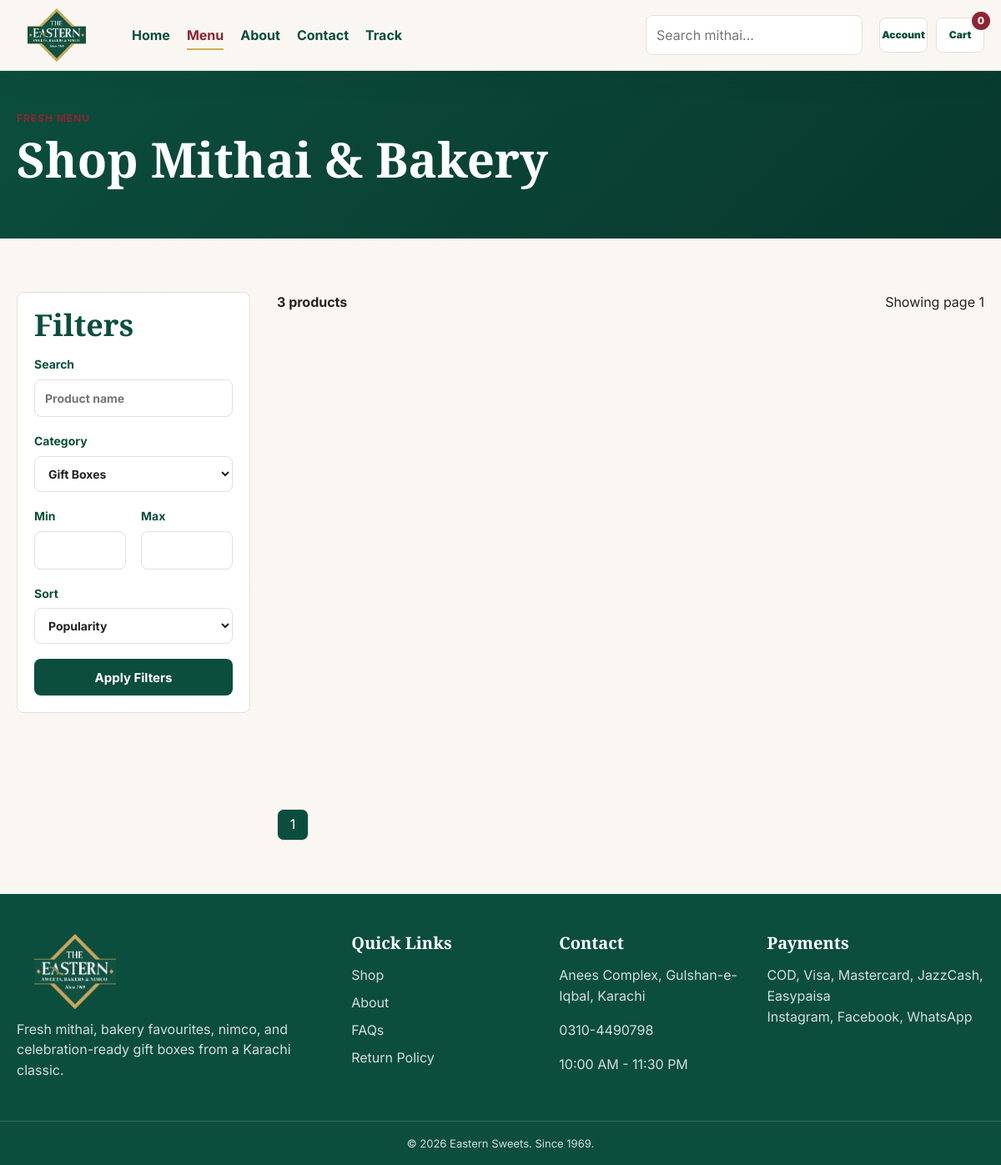
Page /shop?category_id=5 on the committed database.
### tables this page shows
CREATE TABLE settings (
  id INT UNSIGNED AUTO_INCREMENT PRIMARY KEY,
  setting_key VARCHAR(100) NOT NULL UNIQUE,
  setting_value TEXT NOT NULL,
  setting_group VARCHAR(60) NOT NULL DEFAULT 'general'
);

### includes/helpers.php (called while the page is built, shortened)
<?php
function h($value): string
{
    return htmlspecialchars((string)$value, ENT_QUOTES, 'UTF-8');
}
function asset(string $path): string
{
    return base_url($path);
}
function url(string $route = '', array $params = []): string
{
    $route = trim($route, '/');
    $query = http_build_query($params);
    $path = $route === '' || $route === 'home' ? '' : $route;
    return base_url($path) . ($query ? '?' . $query : '');
}
function base_url(string $path = ''): string
{
    $dir = str_replace('\\', '/', dirname($_SERVER['SCRIPT_NAME'] ?? '/'));
    $dir = preg_replace('#/admin(?:/.*)?$#', '', $dir);
    $dir = $dir === '/' ? '' : rtrim($dir, '/');
    return $dir . '/' . ltrim($path, '/');
}
function cart_items(): array
{
    return $_SESSION['cart'] ?? [];
}
function cart_count(): int
{
    $count = 0;
    return $count;
}
function current_user(): ?array
{
    return $_SESSION['user'] ?? null;
}
function render(string $view, array $data = [], string $layout = 'main'): void
{
    extract($data, EXTR_SKIP);
    require __DIR__ . '/../views/layouts/' . $layout . '.php';
}
function active_route(string $route): string
{
    return trim($_GET['route'] ?? '', '/') === $route ? 'is-active' : '';
}
function app_setting(string $key, string $fallback = ''): string
{
    try {
        $stmt = Database::connection()->prepare('SELECT setting_value FROM settings WHERE setting_key = ? LIMIT 1');
        $stmt->execute([$key]);
        $value = $stmt->fetchColumn();
        return $value !== false ? (string)$value : $fallback;
    } catch (Throwable $e) {
        return $fallback;
    }
}

### controllers/StoreController.php (called while the page is built, shortened)
<?php
final class StoreController
{
    public function shop(): void
    {
        $page = max(1, (int)($_GET['page'] ?? 1));
        $limit = 12;
        $filters = [
            'category_id' => (int)($_GET['category_id'] ?? 0),
            'q' => trim((string)($_GET['q'] ?? '')),
            'sort' => (string)($_GET['sort'] ?? 'popular'),
            'min_price' => $_GET['min_price'] ?? null,
            'max_price' => $_GET['max_price'] ?? null,
        ];
        render('shop', [
            'title' => 'Shop Mithai & Gift Boxes',
            'categories' => Category::all(),
            'products' => Product::search($filters, $limit, ($page - 1) * $limit),
            'total' => Product::count($filters),
            'page' => $page,
            'limit' => $limit,
            'filters' => $filters,
            'category' => null,
            'categoryBanner' => null,
        ]);
    }
}

### includes/db.php (called while the page is built, shortened)
<?php
final class Database
{
    private static ?PDO $pdo = null;
    public static function connection(): PDO
    {
        if (self::$pdo instanceof PDO) {
            return self::$pdo;
        }
        $dsn = 'mysql:host=' . DB_HOST . ';port=' . DB_PORT . ';dbname=' . DB_NAME . ';charset=' . DB_CHARSET;
        self::$pdo = new PDO($dsn, DB_USER, DB_PASS, [
            PDO::ATTR_ERRMODE => PDO::ERRMODE_EXCEPTION,
            PDO::ATTR_DEFAULT_FETCH_MODE => PDO::FETCH_ASSOC,
            PDO::ATTR_EMULATE_PREPARES => false,
        ]);
        return self::$pdo;
    }
}

### views/partials/header.php (shortened to what this page needs)
<header class="site-header">
    <div class="container nav-wrap">
        <a class="brand" href="<?= url('home') ?>"><img src="<?= asset(app_setting('site_logo', 'public/assets/images/logo.png')) ?>" alt="Eastern Sweets"></a>
        <nav class="site-nav" data-nav>
            <a class="<?= active_route('home') ?>" href="<?= url('home') ?>">Home</a>
            <a class="<?= active_route('shop') ?>" href="<?= url('shop') ?>">Menu</a>
            <a class="<?= active_route('about') ?>" href="<?= url('about') ?>">About</a>
            <a class="<?= active_route('contact') ?>" href="<?= url('contact') ?>">Contact</a>
            <a class="<?= active_route('track') ?>" href="<?= url('track') ?>">Track</a>
        </nav>
        <form class="nav-search" action="<?= url('shop') ?>" method="get">
            <input name="q" type="search" placeholder="Search mithai..." value="<?= h($_GET['q'] ?? '') ?>">
        </form>
        <div class="nav-actions">
            <a class="icon-link" href="<?= current_user() ? url('account') : url('login') ?>" aria-label="Account">Account</a>
            <a class="cart-link" href="<?= url('cart') ?>" aria-label="Cart">Cart<span data-cart-count><?= cart_count() ?></span></a>
        </div>
    </div>
</header>

### views/partials/footer.php
<footer class="site-footer">
    <div class="container footer-grid">
        <div>
            <img class="footer-logo" src="<?= asset(app_setting('site_logo', 'public/assets/images/logo.png')) ?>" alt="Eastern Sweets">
            <p><?= h(app_setting('footer_about', 'Fresh mithai, bakery favourites, nimco, and celebration-ready gift boxes from a Karachi classic.')) ?></p>
        </div>
        <div>
            <h3>Quick Links</h3>
            <a href="<?= url('shop') ?>">Shop</a>
            <a href="<?= url('about') ?>">About</a>
            <a href="<?= url('faqs') ?>">FAQs</a>
            <a href="<?= url('refund') ?>">Return Policy</a>
        </div>
        <div>
            <h3>Contact</h3>
            <p><?= h(app_setting('footer_address', 'Anees Complex, Gulshan-e-Iqbal, Karachi')) ?></p>
            <p><?= h(app_setting('footer_phone', '0310-4490798')) ?></p>
            <p><?= h(app_setting('footer_hours', '10:00 AM - 11:30 PM')) ?></p>
        </div>
        <div>
            <h3>Payments</h3>
            <div class="payment-mini"><?= h(app_setting('footer_payments', 'COD, Visa, Mastercard, JazzCash, Easypaisa')) ?></div>
            <p class="socials"><?= h(app_setting('footer_socials', 'Instagram, Facebook, WhatsApp')) ?></p>
        </div>
    </div>
    <div class="footer-bottom">&copy; <?= date('Y') ?> Eastern Sweets. Since 1969.</div>
</footer>

### public/assets/css/style.css (style rules this page uses)
:root { --color-primary: #0b4e3d; --color-primary-2: #136850; --color-secondary: #d1ad57; --color-accent: #8f2432; --color-dark: #252321; --color-muted: #746f68; --color-light-bg: #faf7f2; --color-surface: #fffdf8; --color-border: #e5e0d8; --color-success: #2e7d32; --color-danger: #c62828; --color-warning: #c78118; --shadow-sm: 0 8px 24px rgba(37,35,33,.08); --shadow-md: 0 18px 42px rgba(37,35,33,.14); --font-heading: "Cormorant Garamond", Georgia, serif; --font-body: "Inter", Arial, sans-serif; --radius: 8px; }
* { box-sizing: border-box; }
html { scroll-behavior: smooth; scrollbar-width: none; -ms-overflow-style: none; }
html, body { max-width: 100%; overflow-x: clip; }
body { margin: 0; color: var(--color-dark); background-color: var(--color-light-bg); background-image: linear-gradient(rgba(250,247,242,.84), rgba(250,247,242,.84)), var(--site-pattern, none); background-position: center top, center top; background-repeat: repeat, repeat; background-size: auto, 900px auto; background-attachment: scroll, fixed; font-family: var(--font-body); font-size: 16px; line-height: 1.55; animation: pageIn .45s ease-out both; }
body::before { display: none; }
img { max-width: 100%; display: block; }
a { color: inherit; text-decoration: none; }
h1,h2,h3 { font-family: var(--font-heading); line-height: 1.08; margin: 0 0 16px; color: var(--color-primary); }
h3 { font-size: 22px; }
p { margin: 0 0 16px; }
.container { max-width: 1200px; margin: 0 auto; padding: 0 20px; width: 100%; }
.site-header { position: sticky; top: 0; z-index: 50; background: rgba(250,247,242,.88); backdrop-filter: blur(18px); border-bottom: 1px solid rgba(229,224,216,.8); box-shadow: 0 12px 30px rgba(37,35,33,.05); }
.nav-wrap { display: grid; grid-template-columns: 118px 1fr 260px auto; gap: 20px; align-items: center; min-height: 84px; }
.brand img { width: 96px; height: 64px; object-fit: contain; }
.site-nav { display: flex; gap: 20px; align-items: center; font-weight: 700; }
.site-nav a { padding: 8px 0; color: var(--color-primary); position: relative; }
.site-nav a::after { content: ""; position: absolute; left: 0; right: 0; bottom: 2px; height: 2px; background: var(--color-secondary); transform: scaleX(0); transform-origin: left; transition: transform .22s ease; }
.site-nav a:hover::after, .site-nav a.is-active::after { transform: scaleX(1); }
.site-nav a.is-active { color: var(--color-accent); }
.nav-search input, input, select, textarea { width: 100%; border: 1px solid var(--color-border); border-radius: var(--radius); padding: 11px 12px; background: #fff; font: inherit; color: var(--color-dark); transition: border-color .2s ease, box-shadow .2s ease; }
.nav-actions { display: flex; gap: 10px; align-items: center; }
.icon-link, .cart-link, .icon-button, .nav-toggle { border: 1px solid var(--color-border); width: 42px; height: 42px; border-radius: var(--radius); background: #fff; display: inline-flex; align-items: center; justify-content: center; cursor: pointer; color: var(--color-primary); font-size: 12px; font-weight: 900; transition: transform .2s ease, box-shadow .2s ease, border-color .2s ease; }
.icon-link, .cart-link { width: 58px; padding: 0 8px; }
.cart-link { position: relative; }
.cart-link span { position: absolute; top: -8px; right: -8px; background: var(--color-accent); color: #fff; border-radius: 999px; min-width: 22px; height: 22px; font-size: 12px; display: grid; place-items: center; font-weight: 800; }
.site-footer { background: var(--color-primary); color: rgba(255,255,255,.82); padding-top: 48px; }
.footer-grid { display: grid; grid-template-columns: 1.7fr 1fr 1fr 1.2fr; gap: 32px; }
.footer-logo { width: 140px; height: 90px; object-fit: contain; margin-bottom: 12px; }
.site-footer h3 { color: #fff; font-size: 20px; }
.site-footer a { display: block; margin-bottom: 8px; }
.footer-bottom { border-top: 1px solid rgba(255,255,255,.16); margin-top: 32px; padding: 16px; text-align: center; font-size: 13px; }

### rows in the picture
settings: setting_value (picture)
settings: setting_value "Fresh mithai, bakery favourites, nimco, and celebration-ready gift boxes from a Karachi classic."
settings: setting_value "Anees Complex, Gulshan-e-Iqbal, Karachi"
settings: setting_value "0310-4490798"
settings: setting_value "10:00 AM - 11:30 PM"
settings: setting_value "COD, Visa, Mastercard, JazzCash, Easypaisa"
settings: setting_value "Instagram, Facebook, WhatsApp"

### other values in the picture
cart_count() "0"
$total "3"
$page "1"
form field category_id "Gift Boxes"
